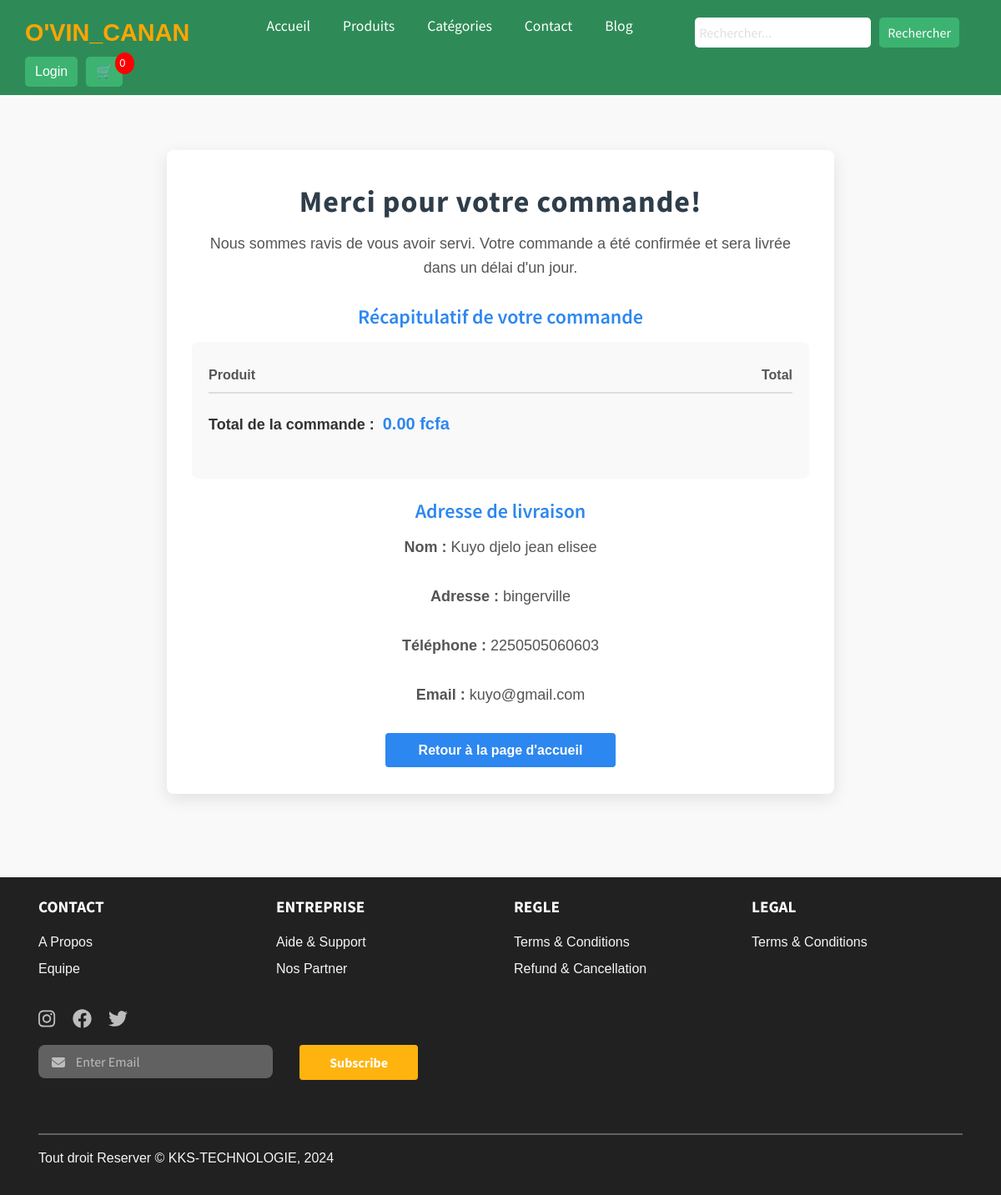
Screenshot of /confirmation/1/ (signed in) with the database file from the repository.
### shop/models.py (models this page shows, shortened)
class Commande(models.Model):
    items = models.CharField(max_length=200)
    nom = models.CharField(max_length=150)
    prenom = models.CharField(max_length=150, null=True)
    email = models.EmailField()
    address = models.CharField(max_length=200)
    contact = models.IntegerField()
    ville = models.CharField(max_length=200)
    total = models.DecimalField(max_digits=10, decimal_places=2)  # Utilisé pour des montants financiers
    date_commande = models.DateTimeField(auto_now=True)
    class Meta:
        ordering = ['-date_commande']

### shop/views.py (the view)
# urls.py: path('confirmation/<int:conf_id>/', confirmation, name='confirmation'),
@login_required(login_url='connexion')
def confirmation(request, conf_id):
    commande = get_object_or_404(Commande, id=conf_id)
    return render(request, 'shop/confirmation.html', {'commande': commande})

### shop/templates/shop/confirmation.html (shortened to what this page needs)
{% extends "shop/base.html" %}
{% load static %}
{% block yy %}
<section class="confirmation spad">
    <div class="container">
        <div class="row">
            <div class="col-lg-12">
                <div class="confirmation__content">
                    <h2>Merci pour votre commande!</h2>
                    <p>Nous sommes ravis de vous avoir servi. Votre commande a été confirmée et sera livrée dans un délai d'un jour.</p>
                    <h3>Récapitulatif de votre commande</h3>
                    <div class="order__details">
                        <ul id="order-summary">
                            <li>
                                <span class="top__text">Produit</span>
                                <span class="top__text__right">Total</span>
                            </li>
                        </ul>
                        <p><strong>Total de la commande : </strong><span id="total">0.00 fcfa</span></p>
                    </div>
                    <h3>Adresse de livraison</h3>
                    <p><strong>Nom : </strong> {{ commande.nom|default:"N/A" }} {{ commande.prenom|default:"N/A" }}</p>
                    <p><strong>Adresse : </strong> {{ commande.address|default:"Non spécifiée" }}</p>
                    <p><strong>Téléphone : </strong> {{ commande.contact|default:"Non spécifié" }}</p>
                    <p><strong>Email : </strong> {{ commande.email|default:"Non spécifié" }}</p>
                    <div class="confirmation__button">
                        <a href="{% url 'shop' %}" class="site-btn">Retour à la page d'accueil</a>
                    </div>
                </div>
            </div>
        </div>
    </div>
</section>
{% endblock yy %}

### shop/templates/shop/confirmation.html (style rules this page uses)
.confirmation { background-color: #f9f9f9; padding: 50px 0; }
.confirmation__content { background-color: #ffffff; padding: 40px 30px; border-radius: 8px; box-shadow: 0px 6px 20px rgba(0, 0, 0, 0.1); max-width: 800px; margin: 50px auto; text-align: center; }
.confirmation__content h2 { font-size: 36px; font-weight: 700; color: #2e3d49; margin-bottom: 15px; letter-spacing: 1px; }
.confirmation__content p { font-size: 18px; color: #555; line-height: 1.6; margin-bottom: 30px; }
.confirmation__content h3 { font-size: 24px; font-weight: 600; color: #2d87f0; margin-bottom: 15px; }
.order__details { background-color: #f9f9f9; padding: 20px; border-radius: 8px; margin-bottom: 25px; text-align: left; }
#order-summary { list-style: none; padding: 0; margin: 0; font-size: 16px; border-bottom: 2px solid #ddd; margin-bottom: 15px; }
#order-summary li { display: flex; justify-content: space-between; padding: 8px 0; color: #333; }
.top__text, .top__text__right { font-weight: 600; color: #555; }
.order__details p { font-size: 18px; font-weight: 700; color: #333; margin-top: 20px; }
#total { font-size: 20px; color: #2d87f0; font-weight: 700; padding-left: 5px; }
.confirmation__button { margin-top: 40px; }
.site-btn { background-color: #2d87f0; color: #fff; padding: 12px 40px; font-size: 16px; font-weight: bold; border-radius: 4px; text-decoration: none; transition: background-color 0.3s; }

### shop/templates/shop/base.html (style rules this page uses)
body { font-family: Arial, sans-serif; background-color: #f4f7fc; margin: 0; padding-top: 80px; }
* { margin: 0; padding: 0; box-sizing: border-box; }

### rows the page displays
Commande: nom "Kuyo", prenom "djelo jean elisee", address "bingerville", contact "2250505060603", email "kuyo@gmail.com"
